Frame 1 (no input): blank canvas, image omitted
Frame 60 (no input): blank canvas, image omitted
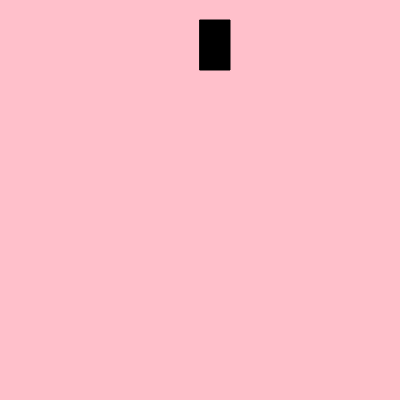
Frame 120 (the mouse pressed at the canvas centre since frame 60)

The p5.js sketch whose frames 1 and 60 were blank and that drew this single picture after the mouse press (run headless with seeded random() and noise() and a simulated clock; from frame 60 on, the mouse is pressed at the canvas centre):

// p5.js sketch
// ── sketch.js
function setup() {
    createCanvas(400, 400);
  }
  
  function draw() {
    background('pink');
    
    stroke('black');
    fill('black');
    
    if(mouseIsPressed){
    rect(mouseX,20,30,50);
  }
  }
